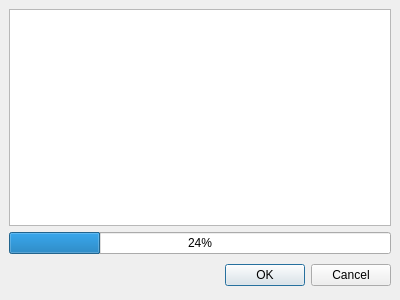
<ui version="4.0" >
 <class>Dialog</class>
 <widget class="QDialog" name="Dialog" >
  <property name="geometry" >
   <rect>
    <x>0</x>
    <y>0</y>
    <width>400</width>
    <height>300</height>
   </rect>
  </property>
  <property name="windowTitle" >
   <string>Dialog</string>
  </property>
  <layout class="QVBoxLayout" >
   <property name="margin" >
    <number>9</number>
   </property>
   <property name="spacing" >
    <number>6</number>
   </property>
   <item>
    <widget class="QTextBrowser" name="stages" />
   </item>
   <item>
    <widget class="QProgressBar" name="progress" >
     <property name="value" >
      <number>24</number>
     </property>
     <property name="orientation" >
      <enum>Qt::Horizontal</enum>
     </property>
    </widget>
   </item>
   <item>
    <layout class="QHBoxLayout" >
     <property name="margin" >
      <number>0</number>
     </property>
     <property name="spacing" >
      <number>6</number>
     </property>
     <item>
      <spacer>
       <property name="orientation" >
        <enum>Qt::Horizontal</enum>
       </property>
       <property name="sizeHint" >
        <size>
         <width>131</width>
         <height>31</height>
        </size>
       </property>
      </spacer>
     </item>
     <item>
      <widget class="QPushButton" name="okButton" >
       <property name="text" >
        <string>OK</string>
       </property>
      </widget>
     </item>
     <item>
      <widget class="QPushButton" name="cancelButton" >
       <property name="text" >
        <string>Cancel</string>
       </property>
      </widget>
     </item>
    </layout>
   </item>
  </layout>
 </widget>
 <resources/>
 <connections>
  <connection>
   <sender>okButton</sender>
   <signal>clicked()</signal>
   <receiver>Dialog</receiver>
   <slot>accept()</slot>
   <hints>
    <hint type="sourcelabel" >
     <x>278</x>
     <y>253</y>
    </hint>
    <hint type="destinationlabel" >
     <x>96</x>
     <y>254</y>
    </hint>
   </hints>
  </connection>
  <connection>
   <sender>cancelButton</sender>
   <signal>clicked()</signal>
   <receiver>Dialog</receiver>
   <slot>reject()</slot>
   <hints>
    <hint type="sourcelabel" >
     <x>369</x>
     <y>253</y>
    </hint>
    <hint type="destinationlabel" >
     <x>179</x>
     <y>282</y>
    </hint>
   </hints>
  </connection>
 </connections>
</ui>
